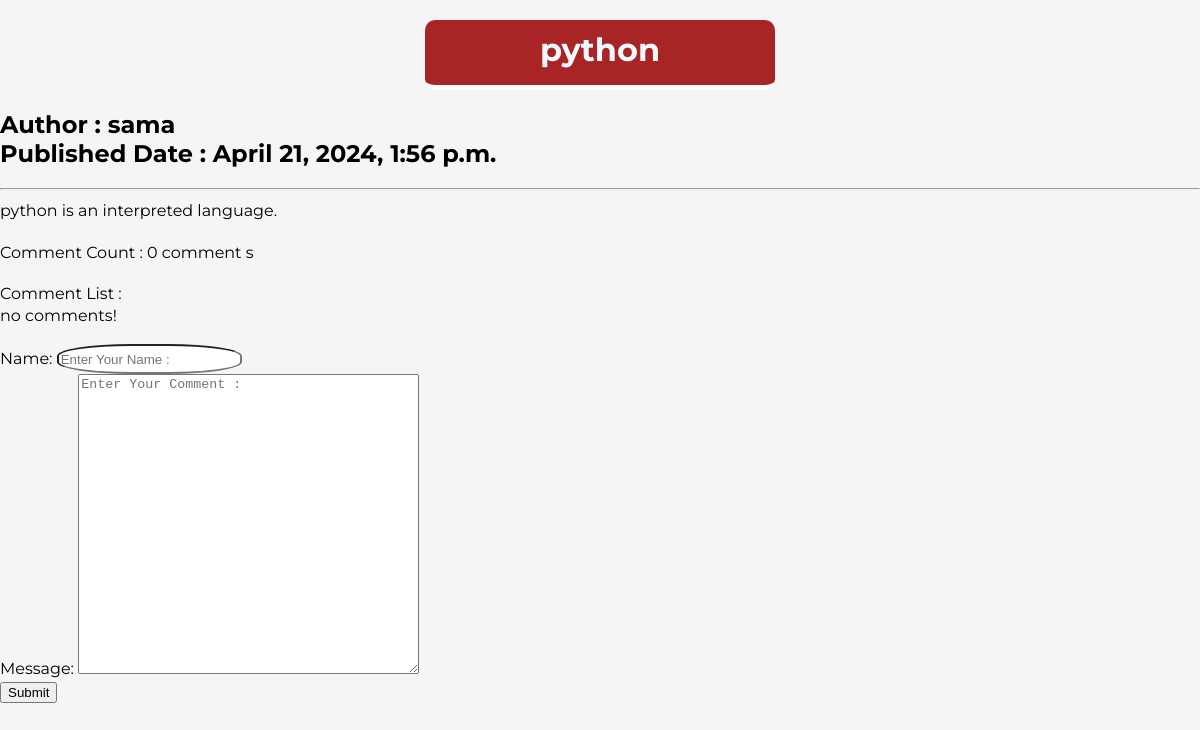
/blog/posts/2, run on an earlier commit of the app's database.
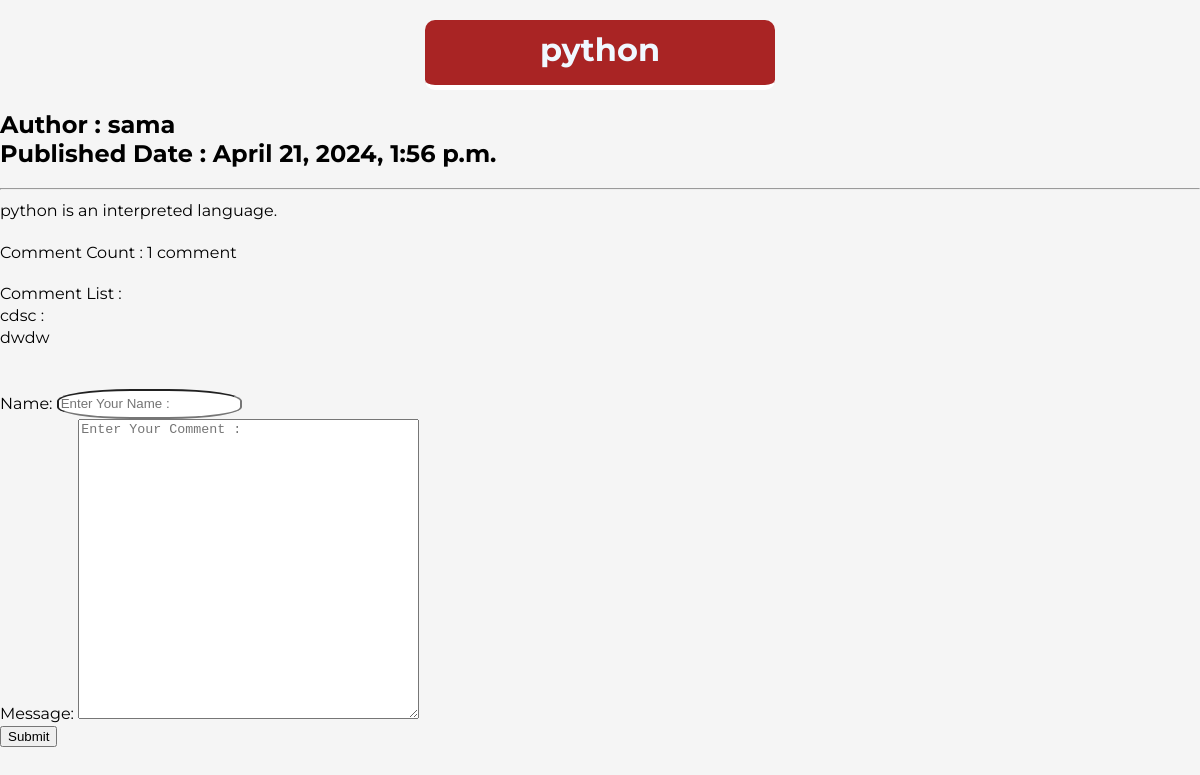
And on a later commit of the database.
### blog/models.py (models this page shows, shortened)
class Comment(models.Model):
    post = models.ForeignKey(Post , on_delete=models.CASCADE , related_name="comments" , verbose_name="post")
    name = models.CharField(verbose_name="name" , max_length=250)
    body = models.TextField(verbose_name="message")
    created = models.DateTimeField(auto_now_add=True)
    updated = models.DateTimeField(auto_now=True)
    active = models.BooleanField(default=False)
    class Meta :
        ordering = ['-created']
        indexes = [
            models.Index(fields=['-created'])
        ]
        verbose_name = "comment"
        verbose_name_plural = "comments"

### blog/views.py (the view)
# urls.py: path('posts/<int:id>' , views.post_detail , name = 'post_detail'),
def post_detail(request , id):
    post = get_object_or_404(Post , id = id , status = Post.Status.PUBLISHED)
    comments = post.comments.filter(active = True)
    form = CommentForm()
    context = {
        'post' : post,
        'comments' : comments,
        'form' : form,
    }
    return render(request , 'blog/detail.html' , context)

### blog/forms.py (shortened to what this page needs)
class CommentForm(forms.ModelForm):
    class Meta :
        model = Comment
        fields = ['name' , 'body']
        widgets = {
            'name' : forms.TextInput(attrs={'placeholder' : 'Enter Your Name :' , 'required' : True , 'class' : 'name'}) ,
            'body' : forms.Textarea(attrs={'placeholder' : 'Enter Your Comment :' , 'class' : 'comment_body'})
        }

### blog/templatetags/blog_tags.py (called while the page is built)
@register.filter(name='markdown')
def to_markdown(text):
    return mark_safe(markdown(text))

### blog/templates/blog/detail.html (shortened to what this page needs)
{% extends 'parent/base.html' %}
{% load blog_tags %}
{% block content %}
{% load jformat %}
    <h1>{{post.title}}</h1>
    <h2>
        Author : {{ post.author }}
        <br>
        Published Date : {{ post.publish | jformat:"%Y/%m/%d %H:%M"}}
    </h2>
    <hr>
    <p> {{ post.description | markdown }}</p>
    <br>
    <div>
        {% with comments|length as cm_count %}
            Comment Count : {{ cm_count }} comment {{ cm_count | pluralize}}
        {% endwith %}
    </div>
    <br>
    <div>
        <p>Comment List : </p>
        {% for cm in comments %}
            {{ cm.name }} :
            {{ cm.body | linebreaks}}
            <br>
        {% empty %}
            no comments!
        {% endfor %}
    </div>
    <br>
    <form method="post" action="{% url 'blog:post_comment' post.id %}">
        {{ form.as_p }}
        <input type="submit" value="Submit">
    </form>
{% endblock %}

What changed in the data, as far as the page shows it:
added Comment: name "cdsc", body "dwdw"
Also different on the page:
{{ cm_count }}: "0" → "1"
{{ cm_count | pluralize }}: "s" → (not shown)
text no longer shown: "no comments!"
